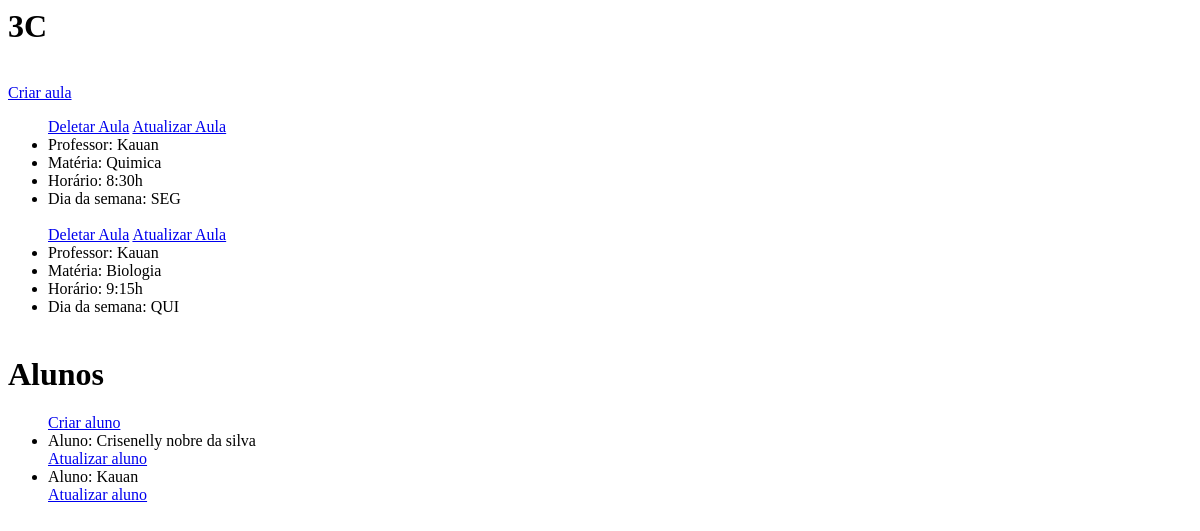
The page /turmas/detalhes/3 on the database as committed earlier.
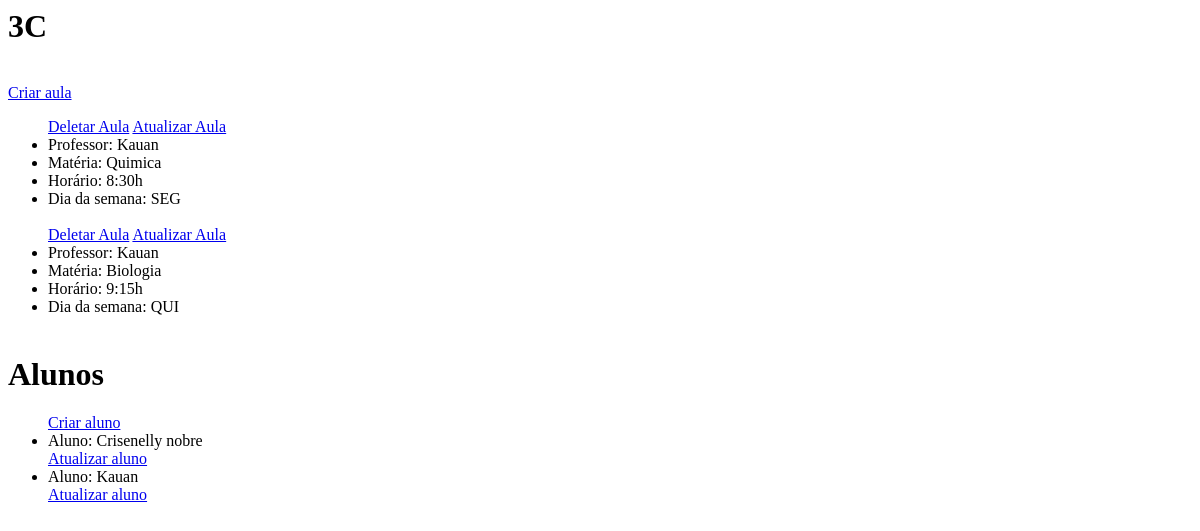
The same page on the database as committed later.
### app/models.py (models this page shows, shortened)
class Aluno(models.Model):
    nome_completo = models.CharField(max_length=55)
    pk_turma = models.ForeignKey(Turma, on_delete=models.CASCADE)
    email = models.CharField(max_length=255,default='')

### app/views.py (the view)
# urls.py: path("turmas/detalhes/<int:pk>", views.visualizar_sala , name='detalhes_turmas'),
def visualizar_sala(request, pk):
    try:
        turma = get_object_or_404(Turma, pk=pk) #Pegando o id da turma
        aulas = Aulas.objects.filter(pk_turma = turma) #Mesclando as tabelas relacionadas a aulas pela FK da turma
        aulas_info = []
        alunos = Aluno.objects.filter(pk_turma = pk)
        for aula in aulas:
            aulas_info.append({
                'pk':aula.pk,
                'professor': aula.pk_professor,
                'materia': aula.pk_materia,
                'horario': aula.pk_horario,
                'turma': aula.pk_turma,
                'dia_semana': aula.pk_dias_semana
            })#retoronado os dados
        return render(request, "detalhes.html", {"turma": turma, "aulas": aulas_info, "alunos":alunos})
    except Exception as e:
        print(f"Error: {e}")
        return HttpResponseNotFound("Ocorreu um erro ao tentar carregar a turma e os professores.") #mensagem de erro caso for nescessario

### app/models.py (called while the page is built)
    def __str__(self):
        return self.nome

    def __str__(self):
        return self.horario_aula

    def __str__(self):
        return self.nome_materia

    def __str__(self):
        return self.dia

    def __str__(self):
        return str(self.pk_dia_semana)

### app/Templates/detalhes.html
<h1>{{ turma.serie_turma }}</h1><br>
<a href="{%url 'criar_aula' pk=turma.pk %}">Criar aula</a>
<ul>
    {% if aulas %}
        {% for i in aulas %}
            <a href="{% url 'deletar_aula' pk=i.pk %}">Deletar Aula</a>
            <a href="{% url 'atualizar_aula' pk=i.pk %}">Atualizar Aula</a>
            <li>Professor: {{ i.professor }}</li>
            <li>Matéria: {{ i.materia }}</li>
            <li>Horário: {{ i.horario }}</li>
            <li>Dia da semana: {{ i.dia_semana}}</li>
            <br>
        {% endfor %}
    {% else %}
        <li>Nenhum professor da sala.</li>
    {% endif %}
</ul>
<h1>Alunos</h1>
<ul>
    {% if alunos %}
    <a href="{%url 'criar_aluno' pk=turma.pk%}">Criar aluno</a>
        {% for i in alunos %}
            <li>Aluno: {{ i.nome_completo }}</li>
            <a href="{% url 'atualizar_aluno' pk=i.pk %}">Atualizar aluno</a>
            <br>
        {% endfor %}
    {% else %}
        <li>Nenhum aluno cadastrado.</li>
    {% endif %}
</ul>

Rows that differ between the two databases and show on the page:
changed Aluno: nome_completo "Crisenelly nobre da silva" → "Crisenelly nobre"
